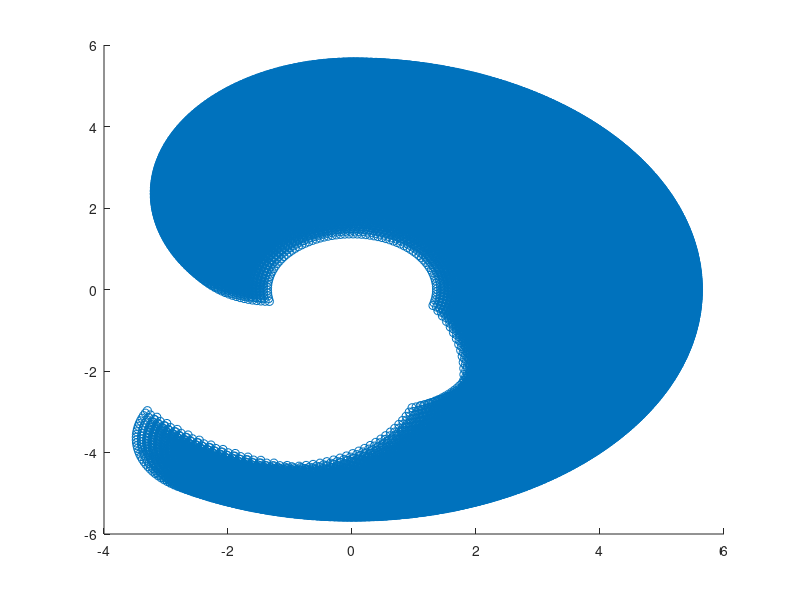

MATLAB code to generate this figure:
clear all 
close all
clc

prompt = 'Enter the players height (inches): ';
Hin = input(prompt);
H = Hin *2.54; % Height in cm 

Lse = .186*H; % Length of upper arm (shoulder to elbow) cm
Lf = .146*H; % Length of forearm cm
Lh = .108*H; % Length of hand

q1 = -pi/6: .05: pi;
q2 = 0: .05: 3*pi/4;
q3 = -pi/4: .05: pi/2;
row = length(q1);
col = length(q2);
depth = length(q3);
X = [];
Y = [];

for i = 1:row
    for j = 1:col
        for k = 1:depth
            Y(i,j,k) = -Lse*cos(q1(i))-Lf*cos(q1(i)+q2(j))-Lh*cos(q1(i)+q2(j)-q3(k));
            X(i,j,k) = Lse*sin(q1(i))+Lf*sin(q1(i)+q2(j))+Lh*sin(q1(i)+q2(j)-q3(k));
        end
    end
end

x = [];
y = [];

for i = 1:col
    for j = 1:depth
        x = [x; X(:, i, j)];
        y = [y; Y(:, i, j)];
    end 
end

D = length(x);
% for i = 1 : row
%     xx(i, :) = x(1+(i-1)*D/row:i*D/row);
%     yy(i, :) = y(1+(i-1)*D/row:i*D/row);
% end
% 
% figure
% z = zeros(size(xx));
% mesh(xx, yy, z)

scatter(x,y)

        
